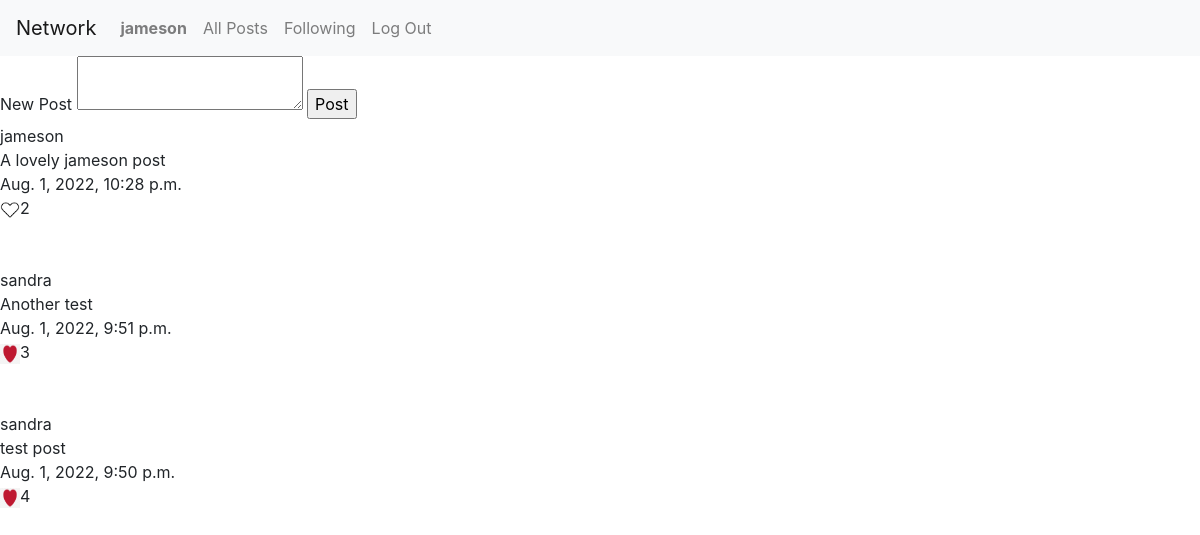
/ (signed in), run on the app's committed database.
### network/models.py (models this page shows)
class User(AbstractUser):
    pass

class Post(models.Model):
    post = models.CharField(max_length=255, blank=False, editable=True)
    user = models.ForeignKey(User, related_name="posted_by", on_delete=models.CASCADE)
    timestamp = models.DateTimeField(auto_now=True, null=False)

### network/views.py (the view)
# urls.py: path("", views.index, name="index"),
def index(request):
    posts = Post.objects.all().order_by("-timestamp")
    print(f"The user is {request.user}")
    user_likes = None
    if request.user.is_authenticated :
        likes = Like.objects.filter(user=request.user)
        user_likes = [like.post.id for like in likes]
    print(f"The user likes {user_likes}")
    return render(request, "network/index.html",{
        "posts": posts,
        "user_likes": user_likes
    })

### network/templates/network/index.html (shortened to what this page needs)
{% extends "network/layout.html" %}
{% load static %}
{% block body %}
    {% if user.is_authenticated %}
        <div>
            <form method="post" action="{% url 'post' %}">
                <Label for="post">New Post</Label>
                <textarea id="post" name="post"></textarea>
                <input type="submit" value="Post" />
            </form>
        </div>
    {% endif %}
    {% for post in posts %}
        <div>
            {{post.user}}<br/>
            {{post.post}}<br/>
            {{post.timestamp}}<br/>
            {% if not user.is_authenticated or not post.id in user_likes %}
                <img src="{% static 'network/img/translike.png' %}" data-postid="{{post.id}}" width="20px" height="20px" class="btn_like"  /><span class="likes">{{post.likes.count}}</span><br/><br/><br/>
            {% else %}
                <img src="{% static 'network/img/red.png' %}" data-postid="{{post.id}}" width="20px" height="20px" class="btn_like" /><span class="likes">{{post.likes.count}}</span><br/><br/><br/>
            {% endif %}
        </div>
    {% endfor %}
{% endblock %}

### network/templates/network/layout.html (shortened to what this page needs)
{% load static %}
<!DOCTYPE html>
<html lang="en">
    <head>
        <link rel="stylesheet" href="https://stackpath.bootstrapcdn.com/bootstrap/4.4.1/css/bootstrap.min.css">
        <link href="{% static 'network/styles.css' %}" rel="stylesheet">
    </head>
    <body>
        <nav class="navbar navbar-expand-lg navbar-light bg-light">
            <a class="navbar-brand" href="#">Network</a>
            <div>
              <ul class="navbar-nav mr-auto">
                {% if user.is_authenticated %}
                    <li class="nav-item">
                        <a class="nav-link" href="#"><strong>{{ user.username }}</strong></a>
                    </li>
                {% endif %}
                <li class="nav-item">
                  <a class="nav-link" href="{% url 'index' %}">All Posts</a>
                </li>
                {% if user.is_authenticated %}
                    <li class="nav-item">
                        <a class="nav-link" href="#">Following</a>
                    </li>
                    <li class="nav-item">
                        <a class="nav-link" href="{% url 'logout' %}">Log Out</a>
                    </li>
                {% endif %}
              </ul>
            </div>
          </nav>
        <div class="body">
            {% block body %}
            {% endblock %}
        </div>
    </body>
</html>

### data on the page
User: username "jameson"
Post: user "jameson", post "A lovely jameson post", timestamp "Aug. 1, 2022, 10:28 p.m.", likes.count "2"
Post: user "sandra", post "Another test", timestamp "Aug. 1, 2022, 9:51 p.m.", likes.count "3"
Post: user "sandra", post "test post", timestamp "Aug. 1, 2022, 9:50 p.m.", likes.count "4"
